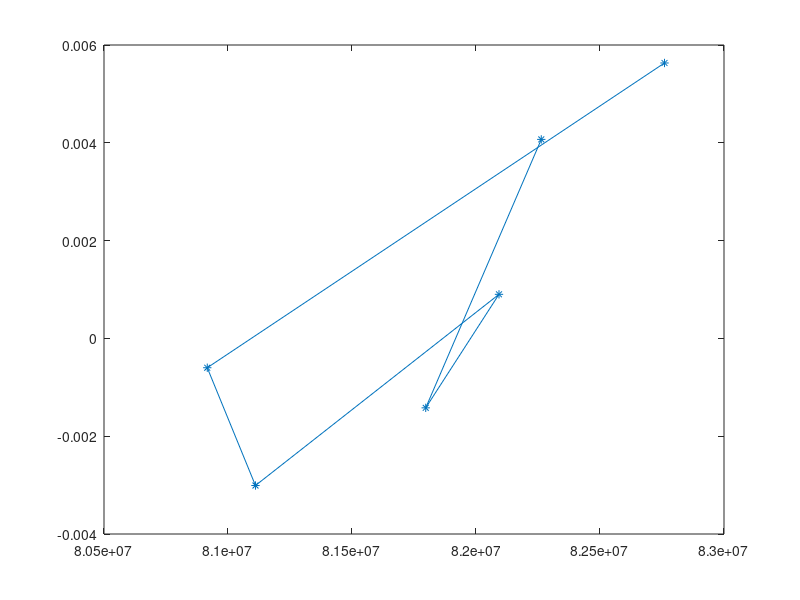

MATLAB code for this plot: (Note: this script raises an error after producing the figure.)
% Step 0: Clearing

clear all;
close all;
clc;

% Step 1: Load world data

pkg load statistics;

fid = fopen('Example03-Germany-Population.csv', 'r');
C   = textscan(fid,'%f32 %f32', 'delimiter', ';');
fclose(fid);

world_year  = cell2mat(C(1));
world_pop   = cell2mat(C(2));

start_ind   = find(world_year==1992);
end_ind     = find(world_year==2016);

% Step 2: Definition of world population data points

time_int = 4;
year     = [world_year(start_ind):time_int:world_year(end_ind)]';
x        = [0:time_int:(world_year(end_ind)-world_year(start_ind))]';
y        = world_pop(start_ind:time_int:end_ind);  %[5.47 5.81 6.144 6.471 6.801 7.141 7.492]';

% Step 3: Computation of k in dependence of y

k    = (1/time_int).*(log(y(2:1:end)./y(1:1:(end-1)))); %(1./x(2:1:end)).*log(y(2:1:end)/y(1));

figure(1)
plot(y(2:1:end),k,'marker','*')

% Step 4: Spline interpolation

y_spl = y(2:1:end);
k_spl = k;
n = (length(y_spl) - 1);
h = zeros(n,1);
h = diff(y_spl);

M = cubic_spline_natural(y_spl,k_spl,n,h);

cub_spl      = cell(n,1);
cub_spl_diff = cell(n,1);

for j = 1:1:n
  cub_spl{j}      = @(z) (M(j)*(y_spl(j+1) - z).^3/(6*h(j)))   + (M(j+1)*(z - y_spl(j)).^3/(6*h(j))) + (k_spl(j) - M(j)*h(j)^2/6)*((y_spl(j+1) - z)/h(j)) + (k_spl(j+1) - M(j+1)*h(j)^2/6)*((z - y_spl(j))/h(j));
  cub_spl_diff{j} = @(z) - (M(j)*(y_spl(j+1) - z).^2/(2*h(j))) + (M(j+1)*(z - y_spl(j)).^2/(2*h(j))) - (k_spl(j) - M(j)*h(j)^2/6)*(1/h(j))                + (k_spl(j+1) - M(j+1)*h(j)^2/6)*(1/h(j));
endfor

m = 50;
figure(2)
for j = 1:1:n
  plot(y_spl(j):h(j)/m:y_spl(j+1),cub_spl{j}(y_spl(j):h(j)/m:y_spl(j+1)),'color','black','linewidth',1)
  hold on
  plot(y_spl(j),k_spl(j),'marker','*','color','black')
  hold on
  title('Example 1 - Dependence of k on P (Cubic spline)','fontsize',14);
  xlabel('Population P','fontsize',10);
  ylabel('k(P)','fontsize',10);
endfor

% Step 5: Implicit Eulerian Time-Stepping Method

h_eul    = 2/3;
x_eul    = [0:h_eul:x(end-1)+2*time_int]';
y_eul    = zeros(length(x_eul),1);
y_eul(1) = y(2);

N          = 20;
y_zeros    = zeros(N+1,1);
y_zeros(1) = y_eul(1);

m = 1;
for l = 1:1:(length(x_eul)-1)
    if (x_eul(l) < x(m+1))
      for p = 1:1:N
        y_zeros(p+1) = y_zeros(p) - (h_eul*cub_spl{m}(y_zeros(p))*y_zeros(p)+y_eul(l)-y_zeros(p))/(h_eul*(cub_spl{m}(y_zeros(p))+y_zeros(p)*cub_spl_diff{m}(y_zeros(p)))-1);
      endfor
      y_eul(l+1) = y_zeros(end);
      y_zeros(1) = y_eul(l+1);
    elseif ((x_eul(l) >= x(m+1)) & (m < length(cub_spl)))%(m < length(cub_spl)))
      m          = m+1;
      for p = 1:1:N
        y_zeros(p+1) = y_zeros(p) - (h_eul*cub_spl{m}(y_zeros(p))*y_zeros(p)+y_eul(l)-y_zeros(p))/(h_eul*(cub_spl{m}(y_zeros(p))+y_zeros(p)*cub_spl_diff{m}(y_zeros(p)))-1);
      endfor
      y_eul(l+1) = y_zeros(end);
      y_zeros(1) = y_eul(l+1);
    else
      for p = 1:1:N
        y_zeros(p+1) = y_zeros(p) - (h_eul*cub_spl{length(cub_spl)}(y_zeros(p))*y_zeros(p)+y_eul(l)-y_zeros(p))/(h_eul*(cub_spl{length(cub_spl)}(y_zeros(p))+y_zeros(p)*cub_spl_diff{length(cub_spl_diff)}(y_zeros(p)))-1);
      endfor
      y_eul(l+1) = y_zeros(end);
      y_zeros(1) = y_eul(l+1);
    endif
endfor

figure(3)
plot(x(2:1:end)-time_int,y(2:1:end),'marker','+','color','black','linewidth',1)
hold on
plot(x_eul,y_eul,'color','red','linewidth',1)
hold on
title('Example 1 - Total World Population (Cubic spline)','fontsize',14);
legend({'Data used','Calculation'},'location','northwest','fontsize',10);
xlabel('Time (Year)','fontsize',10);
ylabel('Total World Population (In Billions)','fontsize',10);
xticks([0:time_int:28]);
xticklabels({'1996','2000','2004','2008','2012','2016','2020','2024'});

% Step 6: Relative Error Plot

y_pop = world_pop(start_ind+time_int:time_int:end);

err_rel = abs(y_pop-y_eul(1:time_int/h_eul:end))./y_pop;

figure(4)
plot([0:time_int:28]',err_rel,'marker','*','color','blue','linewidth',1);
hold on
title('Example 1 - Relative Error (Cubic spline)','fontsize',14);
xlabel('Time (Year)','fontsize',10);
ylabel('Relative Error','fontsize',10);
xticks([0:time_int:28]);
xticklabels({'1996','2000','2004','2008','2012','2016','2020','2024'});
yticks([0:0.005:0.025]);
yticklabels({'0%','0.5%','1%','1.5%','2%','2.5%'});
